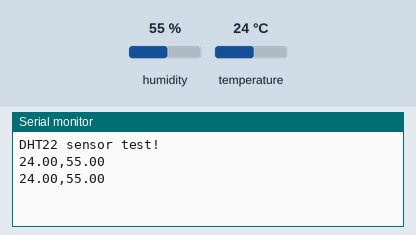
A sketch run on a simulated Arduino Uno, built with avr-gcc and run on an emulated ATmega328P. Shown: the last lines printed to the serial monitor. Inputs (shaded band) come from the test bench; at power-on: humidity 55 %, temperature 24 °C.

Above: at 4.8 s.
4.9 s: humidity set to 22 %
At 6.7 s:
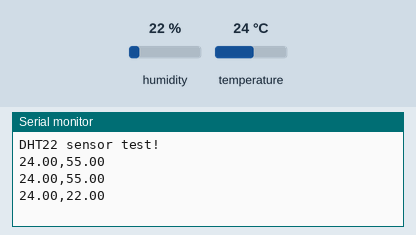
7.9 s: temperature set to 12 °C
At 8.4 s:
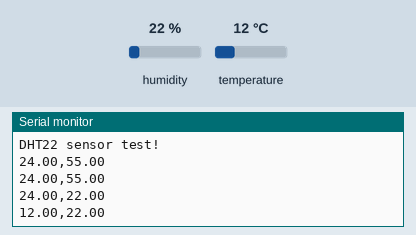
10.9 s: humidity set to 40 %
At 13.1 s:
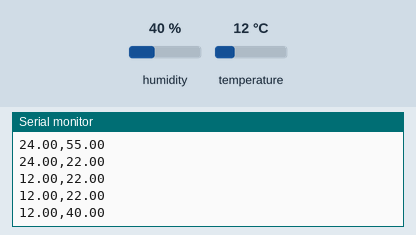
Timing chart, 0 to 14.6 s (numbered marks = the images above; inputs shaded):
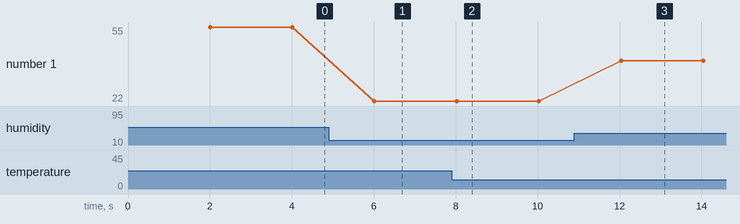

The sketch:

DHT22.ino
```cpp
#include <DHT.h>

// Define the DHT pin and type
#define DHTPIN 7     // Digital pin connected to the DHT sensor
#define DHTTYPE DHT22   // DHT 22 (AM2302)

DHT dht(DHTPIN, DHTTYPE);

void setup() {
  Serial.begin(9600);
  Serial.println("DHT22 sensor test!");

  dht.begin();
}

void loop() {
  // Wait a few seconds between measurements.
  delay(2000);

  // Reading temperature or humidity takes about 250 milliseconds!
  float h = dht.readHumidity();
  // Read temperature as Celsius
  float t = dht.readTemperature();

  // Check if any reads failed and exit early (to try again).
  if (isnan(h) || isnan(t)) {
    Serial.println("Failed to read from DHT sensor!");
    return;
  }

  // Compute heat index
  // Must send in temp in Fahrenheit!
  float heat_index = dht.computeHeatIndex(t, h, false);

Serial.print(t);
Serial.print(",");
Serial.println(h);
}
```

Measured:
- after the input at 4.9 s, the serial monitor: prints a new line after 1.1 s (image 1)
- after the input at 7.9 s, the serial monitor: prints a new line after 0.12 s (image 2)
- after the input at 10.9 s, the serial monitor: prints a new line after 1.1 s (image 3)
- plotted number 1: 55 → 22 after the input at 4.9 s, 22 → 40 after the input at 10.9 s
